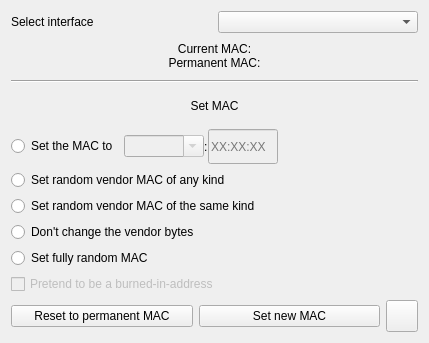
<?xml version="1.0" encoding="UTF-8"?>
<ui version="4.0">
 <class>MainWindow</class>
 <widget class="QMainWindow" name="MainWindow">
  <property name="geometry">
   <rect>
    <x>0</x>
    <y>0</y>
    <width>429</width>
    <height>343</height>
   </rect>
  </property>
  <property name="sizePolicy">
   <sizepolicy hsizetype="Preferred" vsizetype="Preferred">
    <horstretch>0</horstretch>
    <verstretch>0</verstretch>
   </sizepolicy>
  </property>
  <property name="minimumSize">
   <size>
    <width>386</width>
    <height>343</height>
   </size>
  </property>
  <property name="maximumSize">
   <size>
    <width>16777215</width>
    <height>343</height>
   </size>
  </property>
  <property name="windowTitle">
   <string>gmacchanger</string>
  </property>
  <widget class="QWidget" name="centralWidget">
   <layout class="QGridLayout" name="gridLayout">
    <item row="3" column="1">
     <widget class="QLabel" name="label_3">
      <property name="text">
       <string>Set MAC</string>
      </property>
      <property name="alignment">
       <set>Qt::AlignCenter</set>
      </property>
     </widget>
    </item>
    <item row="9" column="1">
     <widget class="QRadioButton" name="radioButton_ending">
      <property name="text">
       <string>Don't change the vendor bytes</string>
      </property>
     </widget>
    </item>
    <item row="8" column="1">
     <widget class="QRadioButton" name="radioButton_another">
      <property name="text">
       <string>Set random vendor MAC of the same kind</string>
      </property>
     </widget>
    </item>
    <item row="12" column="1">
     <layout class="QHBoxLayout" name="horizontalLayout_3">
      <item>
       <widget class="QPushButton" name="pushButton_permanent">
        <property name="text">
         <string>Reset to permanent MAC</string>
        </property>
       </widget>
      </item>
      <item>
       <widget class="QPushButton" name="pushButton_setnew">
        <property name="text">
         <string>Set new MAC</string>
        </property>
       </widget>
      </item>
      <item>
       <widget class="QPushButton" name="pushButton_info">
        <property name="sizePolicy">
         <sizepolicy hsizetype="Minimum" vsizetype="Fixed">
          <horstretch>0</horstretch>
          <verstretch>0</verstretch>
         </sizepolicy>
        </property>
        <property name="maximumSize">
         <size>
          <width>32</width>
          <height>32</height>
         </size>
        </property>
        <property name="font">
         <font>
          <pointsize>12</pointsize>
         </font>
        </property>
        <property name="text">
         <string/>
        </property>
        <property name="icon">
         <iconset theme="help-about">
          <normaloff>.</normaloff>.</iconset>
        </property>
        <property name="iconSize">
         <size>
          <width>32</width>
          <height>32</height>
         </size>
        </property>
       </widget>
      </item>
     </layout>
    </item>
    <item row="4" column="1">
     <layout class="QHBoxLayout" name="horizontalLayout_2">
      <property name="spacing">
       <number>6</number>
      </property>
      <item>
       <widget class="QRadioButton" name="radioButton_mac">
        <property name="text">
         <string>Set the MAC to</string>
        </property>
       </widget>
      </item>
      <item>
       <layout class="QHBoxLayout" name="horizontalLayout_4">
        <property name="spacing">
         <number>0</number>
        </property>
        <item>
         <widget class="QComboBox" name="comboBox_customemacpre">
          <property name="enabled">
           <bool>false</bool>
          </property>
          <property name="minimumSize">
           <size>
            <width>80</width>
            <height>0</height>
           </size>
          </property>
          <property name="maximumSize">
           <size>
            <width>80</width>
            <height>16777215</height>
           </size>
          </property>
          <property name="autoFillBackground">
           <bool>false</bool>
          </property>
          <property name="editable">
           <bool>true</bool>
          </property>
          <property name="insertPolicy">
           <enum>QComboBox::InsertAfterCurrent</enum>
          </property>
         </widget>
        </item>
        <item>
         <widget class="QLabel" name="label_2">
          <property name="text">
           <string>:</string>
          </property>
         </widget>
        </item>
        <item>
         <widget class="QLineEdit" name="lineEdit_customemac">
          <property name="enabled">
           <bool>false</bool>
          </property>
          <property name="sizePolicy">
           <sizepolicy hsizetype="Preferred" vsizetype="Preferred">
            <horstretch>0</horstretch>
            <verstretch>0</verstretch>
           </sizepolicy>
          </property>
          <property name="minimumSize">
           <size>
            <width>70</width>
            <height>0</height>
           </size>
          </property>
          <property name="maximumSize">
           <size>
            <width>70</width>
            <height>16777215</height>
           </size>
          </property>
          <property name="maxLength">
           <number>15</number>
          </property>
          <property name="placeholderText">
           <string>XX:XX:XX</string>
          </property>
          <property name="clearButtonEnabled">
           <bool>false</bool>
          </property>
         </widget>
        </item>
       </layout>
      </item>
      <item>
       <spacer name="horizontalSpacer_2">
        <property name="orientation">
         <enum>Qt::Horizontal</enum>
        </property>
        <property name="sizeHint" stdset="0">
         <size>
          <width>40</width>
          <height>20</height>
         </size>
        </property>
       </spacer>
      </item>
     </layout>
    </item>
    <item row="10" column="1">
     <widget class="QRadioButton" name="radioButton_random">
      <property name="text">
       <string>Set fully random MAC</string>
      </property>
     </widget>
    </item>
    <item row="2" column="1">
     <widget class="Line" name="line">
      <property name="orientation">
       <enum>Qt::Horizontal</enum>
      </property>
     </widget>
    </item>
    <item row="1" column="1">
     <widget class="QLabel" name="label_addressinfo">
      <property name="text">
       <string>Current MAC:
Permanent MAC:</string>
      </property>
      <property name="alignment">
       <set>Qt::AlignCenter</set>
      </property>
      <property name="textInteractionFlags">
       <set>Qt::LinksAccessibleByMouse|Qt::TextSelectableByMouse</set>
      </property>
     </widget>
    </item>
    <item row="0" column="1">
     <layout class="QHBoxLayout" name="horizontalLayout">
      <item>
       <widget class="QLabel" name="label">
        <property name="text">
         <string>Select interface</string>
        </property>
        <property name="scaledContents">
         <bool>false</bool>
        </property>
       </widget>
      </item>
      <item>
       <widget class="QComboBox" name="comboBox_interfaces"/>
      </item>
     </layout>
    </item>
    <item row="11" column="1">
     <widget class="QCheckBox" name="checkBox_bia">
      <property name="enabled">
       <bool>false</bool>
      </property>
      <property name="toolTip">
       <string>When setting fully random MAC pretend to be a burned-in-address. 
If not used, the MAC will have the locally-administered bit set.</string>
      </property>
      <property name="text">
       <string>Pretend to be a burned-in-address</string>
      </property>
     </widget>
    </item>
    <item row="6" column="1">
     <widget class="QRadioButton" name="radioButton_any">
      <property name="text">
       <string>Set random vendor MAC of any kind</string>
      </property>
     </widget>
    </item>
   </layout>
  </widget>
 </widget>
 <layoutdefault spacing="6" margin="11"/>
 <resources/>
 <connections>
  <connection>
   <sender>radioButton_random</sender>
   <signal>toggled(bool)</signal>
   <receiver>checkBox_bia</receiver>
   <slot>setEnabled(bool)</slot>
   <hints>
    <hint type="sourcelabel">
     <x>107</x>
     <y>262</y>
    </hint>
    <hint type="destinationlabel">
     <x>103</x>
     <y>281</y>
    </hint>
   </hints>
  </connection>
  <connection>
   <sender>radioButton_mac</sender>
   <signal>toggled(bool)</signal>
   <receiver>comboBox_customemacpre</receiver>
   <slot>setEnabled(bool)</slot>
   <hints>
    <hint type="sourcelabel">
     <x>80</x>
     <y>135</y>
    </hint>
    <hint type="destinationlabel">
     <x>181</x>
     <y>140</y>
    </hint>
   </hints>
  </connection>
  <connection>
   <sender>radioButton_mac</sender>
   <signal>toggled(bool)</signal>
   <receiver>lineEdit_customemac</receiver>
   <slot>setEnabled(bool)</slot>
   <hints>
    <hint type="sourcelabel">
     <x>26</x>
     <y>137</y>
    </hint>
    <hint type="destinationlabel">
     <x>278</x>
     <y>137</y>
    </hint>
   </hints>
  </connection>
 </connections>
</ui>
